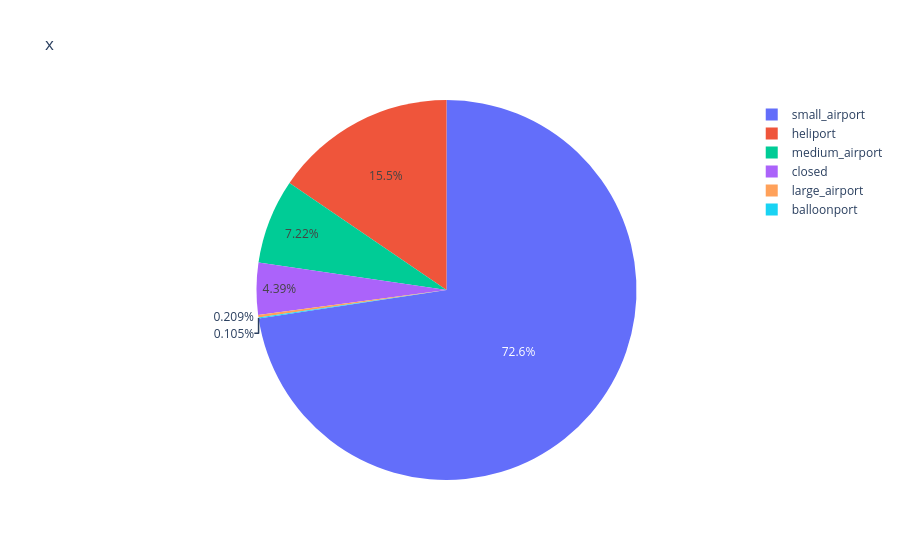

Notebook code cell kept with this figure:
### Markdown cell above
2)72.6 Small airport, 15.5 Heliport, 7.22 Medium airport, 4.39 Closed, 0.209 Large y 0.105 Balloonport

### Code cell
grafico = aeropuertos["type"].value_counts()
px.pie(data_frame = grafico, values = grafico.values, names = grafico.index, title = "x").show()

### Figure 1 — Plotly figure (JSON) as saved in the notebook; plotly's stock layout.template omitted (floating-point values rounded to 4 significant figures)
{"data": [{"domain": {"x": [0, 1], "y": [0, 1]}, "hovertemplate": "label=%{label}<br>value=%{value}<extra></extra>", "labels": ["small_airport", "heliport", "medium_airport", "closed", "large_airport", "balloonport"], "legendgroup": "", "name": "", "showlegend": true, "type": "pie", "values": [694, 148, 69, 42, 2, 1]}], "layout": {"legend": {"tracegroupgap": 0}, "title": {"text": "x"}}}
